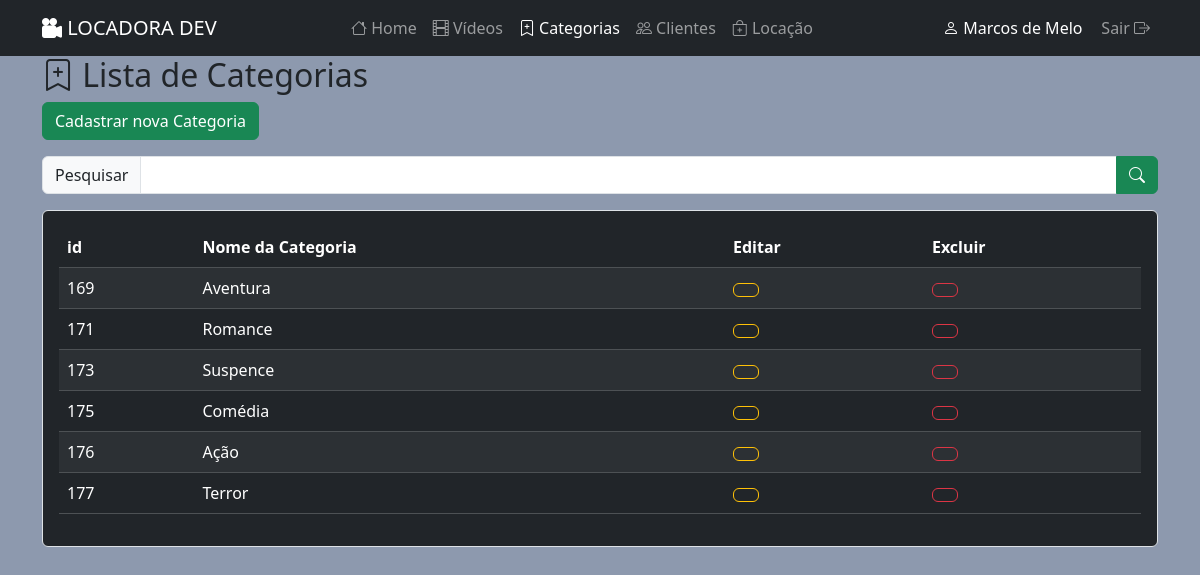
Screenshot of /index.php?menu=categorias (signed in) with the database file from the repository.
### tables this page shows
CREATE TABLE `tbcategorias` (
  `idCategoria` int NOT NULL AUTO_INCREMENT,
  `nomeCategoria` varchar(100) NOT NULL,
  PRIMARY KEY (`idCategoria`)
);

### lista-categorias.php (the view, shortened to what this page needs)
<div class="container">
    <h2 class="bi bi-bookmark-plus"> Lista de Categorias</h2>
    <div class="mb-3">
        <a class="btn btn-success" href="index.php?menu=cad-categorias">Cadastrar nova Categoria</a>
    </div>
    <div class="mb-3">
        <?php
        if (isset($_POST["txtPesquisa"])) {
            $txtPesquisa = $_POST["txtPesquisa"];
        } else {
            $txtPesquisa = "";
        }
        ?>
        <form action="" method="post">
            <div class="input-group">
                <div class="input-group-text">Pesquisar</div>
                <input class="form-control" type="search" name="txtPesquisa" id="txtPesquisa" value="<?= $txtPesquisa ?>">
                <button class="btn btn-success" type="submit">
                    <i class="bi bi-search"></i>
                </button>
            </div>
        </form>
    </div>
    <div class="border p-3 rounded bg-dark">
        <table class="table table-dark table-striped table-hover">
            <thead>
                <tr>
                    <th>id</th>
                    <th>Nome da Categoria</th>
                    <th>Editar</th>
                    <th>Excluir</th>
                </tr>
            </thead>
            <tbody>
                <?php
                $sql = "SELECT * FROM tbcategorias
        where nomeCategoria like '%{$txtPesquisa}%'";
                $rs = mysqli_query($conexao, $sql);
                while ($dados = mysqli_fetch_assoc($rs)) {
                ?>
                    <tr>
                        <td><?= $dados["idCategoria"] ?></td>
                        <td><?= $dados["nomeCategoria"] ?></td>
                        <td>
                            <a class="btn btn-outline-warning" href="index.php?menu=editar-categorias&idCategoria=<?= $dados["idCategoria"] ?>">
                            </a>
                        </td>
                        <td>
                            <a class="btn btn-outline-danger" href="index.php?menu=excluir-categorias&idCategoria=<?= $dados["idCategoria"] ?>">
                            </a>
                        </td>
                    </tr>
                <?php
                }
                ?>
            </tbody>
        </table>
    </div>
</div>

### rows the page displays
tbcategorias: idCategoria "169", nomeCategoria "Aventura"
tbcategorias: idCategoria "171", nomeCategoria "Romance"
tbcategorias: idCategoria "173", nomeCategoria "Suspence"
tbcategorias: idCategoria "175", nomeCategoria "Comédia"
tbcategorias: idCategoria "176", nomeCategoria "Ação"
tbcategorias: idCategoria "177", nomeCategoria "Terror"

### other values shown
$nomeUser "Marcos de Melo"
